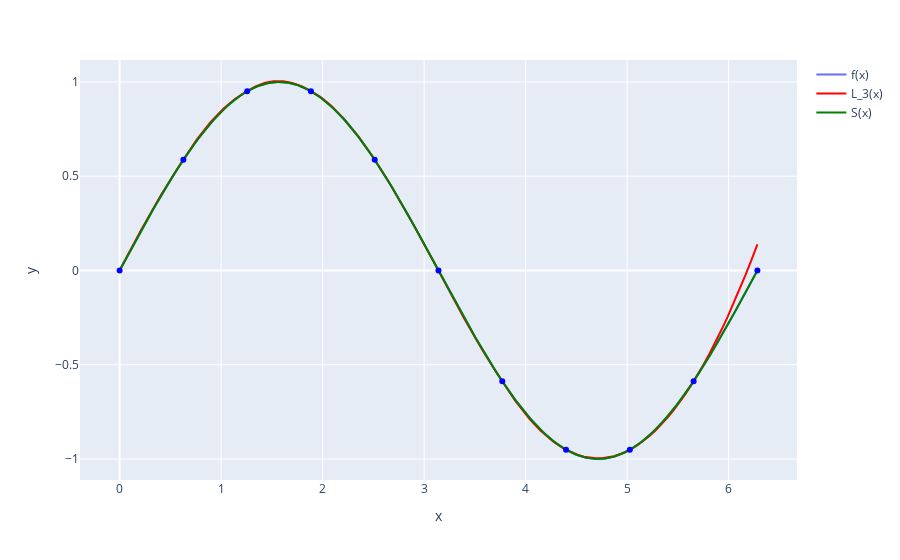

This figure's notebook cell:
### Markdown cell above
##### Визуализация

### Code cell
xs = numpy.linspace(a, b, 1000)
ys = sympy.lambdify(x, f, "numpy")(xs)

figure = px.line(x=xs, y=ys)
figure.update_traces(name="f(x)", showlegend=True)

splines = []
U = first_boundary_condition_for_moments(x_points, y_points, y_1_points[0], y_1_points[-1], n)
for i in range(n):
    S_i = non_local_cube_spline_through_moments(i, x_points, y_points, U)
    splines.append(sympy.lambdify(x, S_i, "numpy"))

lagranges = []
for i in range(1, n - 2):
    L_i = lagrange(x_points[i - 1 : i + 3], y_points[i - 1 : i + 3])
    lagranges.append(L_i)

for i, L_i in enumerate(lagranges):
    xs_i = numpy.linspace(x_points[i], x_points[i + 1], int(1000 / n))
    ys_i = numpy.polyval(L_i, xs_i)

    figure.add_scatter(x=xs_i, y=ys_i, name=f"L_3(x)", showlegend=(i == 0), line=dict(color="red"))

xs_i = numpy.linspace(x_points[n - 3], x_points[n], int(1000 / (3 * n)))
ys_i = numpy.polyval(L_i, xs_i)
figure.add_scatter(x=xs_i, y=ys_i, name=f"L_3(x)", showlegend=False, line=dict(color="red"))

for i, S_i in enumerate(splines):
    xs_i = numpy.linspace(x_points[i], x_points[i + 1], int(1000 / n))
    ys_i = S_i(xs_i)

    figure.add_scatter(x=xs_i, y=ys_i, name=f"S(x)", showlegend=(i == 0), line=dict(color="green"))

for i in range(n + 1):
    figure.add_scatter(x=[x_points[i]], y=[y_points[i]], showlegend=(False), line=dict(color="blue"), mode="markers")

figure.show()
